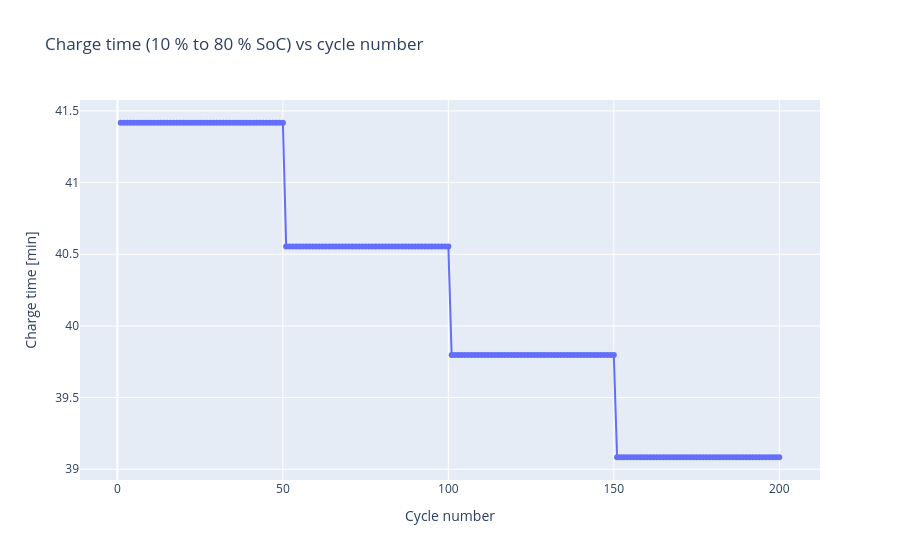

The cell this chart's notebook holds for it:
### Markdown cell above
`plot_charge_time()` is a staircase, and the staircase comes from coulomb
counting. The 10 % and 80 % marks are counted against the reference
capacity from the latest RPT, so between check-ups the window is a fixed
number of amp hours and the time is constant. Each plateau is 70 % of the
reference capacity divided by the charging current. When an RPT re-measures
the capacity, the window shrinks and the time steps down.

The cell fades every cycle, but the protocol can only anchor to the last
measured capacity, like a lab. For a per-cycle signal, `charge_capacity_Ah`
in `result.cycles` falls every cycle.

### Code cell
result.plot_charge_time()

### Figure 1 — Plotly figure (JSON) as saved in the notebook; plotly's stock layout.template omitted (floating-point values rounded to 4 significant figures; data arrays with more than 128 entries replaced by an {"elided": "..."} marker saying what was removed)
{"data": [{"mode": "lines+markers", "name": "10 % to 80 % charge time", "type": "scatter", "x": {"elided": "200 int values"}, "y": {"elided": "200 float values"}}], "layout": {"title": {"text": "Charge time (10 % to 80 % SoC) vs cycle number"}, "xaxis": {"title": {"text": "Cycle number"}}, "yaxis": {"title": {"text": "Charge time [min]"}}}}
